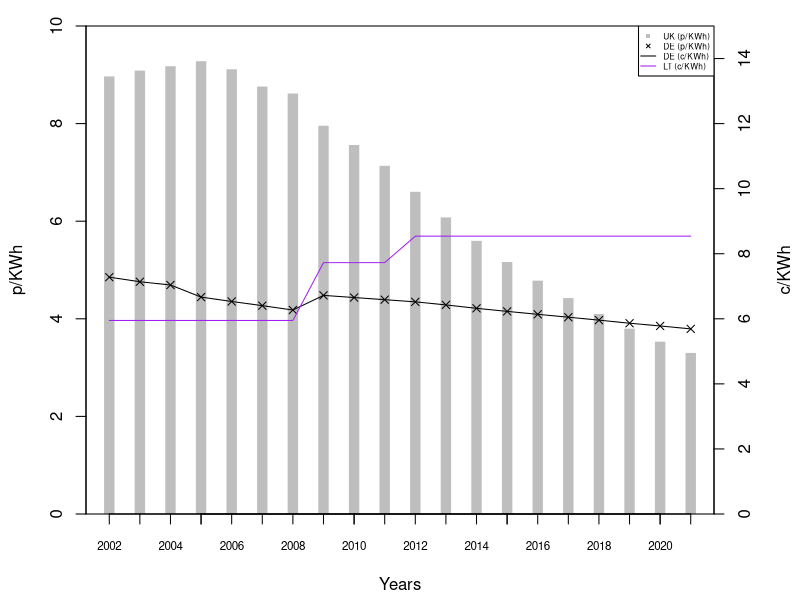

The R source for this figure:
####################
#
#	Title:  Expected Average Remuneration under the EEG and the ROC. (2002 - 2021)
# Source: Calculations and assumptions: Buttler and Neuhoff (2008, 2004). DE: BMU (EEG 2000, section 7. EEG 2004, article 10. EEG 2009, section 20, 29 and 30. EEG 2012, section 20, 29 and 30). Lauber and Mez (2004). LT: Marciukatis (2011), Baltpool (2012). UK: [See previous calculations]
#	Notes: 
# Units: p/KWh and c/KWh
# Dependencies: fig_roc-price-compontents.R (ROC.Value.csv)
# Reverse dependencies: fig_anticipated-price-energy.R (DE.PMT.csv, LT.PMT.csv, UK.PMT.csv).
#
####################

#library(ggplot2)
#library(reshape2)

# LOAD THE DATA
data.ROC.Value = read.csv("ROC.Value.csv")

# Parameters
Discount.rate = 0.08 # 8%
Exchange.rate.GBP = 1.5 # GBP/EUR
Exchange.rate.LTL = 63.7/220 # LTL/EUR. Calculated as 63.7EUR/220LTL. Calculated using the infomation from Marciukatis (2011)
Pool.price.UK = 3 # p/KWh. This number is missing in Butler and Neuhoff (2008), but by using trial-and-error we found 3, to fits the numbers and graphs presented in Butler and Neuhoff (2008).
# Before the Ignalina NPP was shut down, there was not electricity market in LT, since Ignalina contributed to the majority of electricity production. And as a consequence the "price" paid to nuclear has been very stable for 10 year, LTL 6.58 (2008), 6.11 (2009) ≈ 1.7. (NCC, 2009 and XXXX 20xx)
# We make the assumption that:
# - A fixed pool price for all years, correspond the the average of the last three years market data.
# - BALTPOOL: Last three year average (2010-2012): 157.36 LTL/MWh  ≈ 4.54 c/KWh.
# - Project developers belevied the the goverments commitment to close down the nuclear power plant no later than 31. december 2009 (European Commission 2008). And that they therefore anticipate the higher market pool price.
# - Similarly we assume that the market price also take the long term MC ??? into account, and any (evt.) newly constructed nuclear power will not increase the pool price / make it jump.
Pool.price.LT = 157.36 *Exchange.rate.LTL/10 # c/KWh.

# Time range for build year
years = c(2002:2021)
years.DE = c(2000:2021)

# Creating empty components that we will fill content into later
DE.FIT.initial.fee = NA
DE.FIT.basic.fee = NA
DE.FIT.degression.rate = NA
LT.FIT.initial.fee = NA
# Cash flow:
# x-axis: build year,     y-axis: years after build.
# x-axis: year 2002-2021, y-axis: the 20 year investment evaluation perio d.
DE.cash.flow = matrix(NA, ncol = length(years.DE), nrow = 20) # c/KWh. Start from 2000 - and afterwards we export and then remove extra years.
LT.cash.flow = matrix(NA, ncol = length(years), nrow = 20) # c/KWh
UK.cash.flow = matrix(NA, ncol = length(years), nrow = 20) # p/KWh
colnames(DE.cash.flow) = years.DE
colnames(LT.cash.flow) = years
colnames(UK.cash.flow) = years


#####
# Germany cash flow
#####

# For each build year the EEG gives an intial fee (for the first 5 years) and a basic fee (for the following 15 years).
# These rates are degressed from build year to build year, corresponding to the degression rate specified in the EEG.
for(i in 1:20) { # for each year after build (row)
  # Start from 2000 - and afterwards we export and then remove extra years.
  for(j in 1:length(years.DE)) { # for each build year (coloumn)

    # EEG 2000 (2000-2004)
    if(j <= 3) {
      # Rates for year 2000
      DE.FIT.initial.fee = 9.1 # c/KWh
      DE.FIT.basic.fee = 6.17 # c/KWh
      DE.FIT.degression.rate = 0.015 # 1.5%
      # Degression from 2002.
      if(j == 3) {
        DE.FIT.initial.fee = DE.FIT.initial.fee * (1-DE.FIT.degression.rate)
        DE.FIT.basic.fee = DE.FIT.basic.fee * (1-DE.FIT.degression.rate)
      }
    # EEG 2004 (2005-2008)
    } else if(j == 6) {
      # Rates for year 2004
      DE.FIT.initial.fee = 8.7 # c/KWh
      DE.FIT.basic.fee = 5.5 # c/KWh
      DE.FIT.degression.rate = 0.02 # 2%
      # Start from 2005: 
      DE.FIT.initial.fee = DE.FIT.initial.fee * (1-DE.FIT.degression.rate)
      DE.FIT.basic.fee = DE.FIT.basic.fee * (1-DE.FIT.degression.rate)
      
    # EEG 2009 (2009-20011)
    } else if(j == 10) { 
      # Rates for year 2009
      DE.FIT.initial.fee = 9.2 # c/KWh
      DE.FIT.basic.fee = 5.02 # c/KWh
      DE.FIT.degression.rate = 0.01 # 1%
      
    # EEG 2012 (2012-)
    } else if(j == 13) { 
      # Rates for year 2012
      DE.FIT.initial.fee = 8.93 # c/KWh
      DE.FIT.basic.fee = 4.87 # c/KWh
      DE.FIT.degression.rate = 0.015 # 1.5%
      
    # Degress fees according to degression rates
    } else {
      DE.FIT.initial.fee = DE.FIT.initial.fee * (1-DE.FIT.degression.rate)
      DE.FIT.basic.fee = DE.FIT.basic.fee * (1-DE.FIT.degression.rate)
    }
    
    # First 5 years: initial fee. Thereafter: basic fee.
    if(i <= 5) {
      DE.cash.flow[i,j] = DE.FIT.initial.fee
    } else {
      DE.cash.flow[i,j] = DE.FIT.basic.fee
    }
    
  }
}

# Round numbers:
# Degression rates should be calculated on the unrounded numbers, but developers will pay using rounded numbers. 
for(i in 1:20) { # for each year after build (row)
  for(j in 1:length(years.DE)) { # for each build year (coloumn)
    
    # Round to 1 digit in EEG 2000, and 2 digit in all following EEGs.
    if(j > 2 && j < 6 ) {
      DE.cash.flow[i,j] = round(DE.cash.flow[i,j], digits = 1)
    } else {
      DE.cash.flow[i,j] = round(DE.cash.flow[i,j], digits = 2)
    }
    
  }
}

#####
# Lithuania cash flow
#####

# For each build year the LT FIT system gives fee (for the first 12 years) and thereafter developers recive the pool price.
for(i in 1:20) { # for each year after build (row)
  for(j in 1:length(years)) { # for each build year (coloumn)
    
    # 2002-2008
    if(j == 1) { LT.FIT.initial.fee = 220 *Exchange.rate.LTL/10 # c/KWh
      
    # 2009-2012
    } else if(j == 8) { LT.FIT.initial.fee = 300 *Exchange.rate.LTL/10 # c/KWh
      
    # 2012-
    # What assumptions should be make ?? Simple average of the three sub-band rates or ???
    } else if(j == 11) { # LT.FIT.initial.fee =
      # simple average of data from http://www.regula.lt in LTL, so also applying exchange rate to get it in euro-cent
      LT.FIT.initial.fee = mean(c(370, 360, 280)) *Exchange.rate.LTL/10
    }
    
    # First 12 years: initial fee. Thereafter: pool price.
    if(i <= 12) {
      LT.cash.flow[i,j] = LT.FIT.initial.fee
    } else {
      LT.cash.flow[i,j] = Pool.price.LT
    }
    
  }
}

#####
# UK cash flow
#####

# Using the total ROC value, that we calculated in fig_roc-price-compontents.R, we fill in each year with its respective price.
# For years after 2021 where we have not calculated ROC value:
# We will assume fixed price of 3 similar to (but not mentioned in) Butler and Neuhoff (2008). The number 3 has been found by method of trial-and-error.
for(i in 1:20) { # for each year after build (row)
  for(j in 1:length(years)) { # for each build year (coloumn)
    if( ((i-1)+j) <= length(data.ROC.Value$Total) ) { # if we have calculated the ROC value for the specific year
      UK.cash.flow[i,j] = data.ROC.Value$Total[[((i-1)+j)]] # Total ROC value p/KWH
    } else {
      UK.cash.flow[i,j] = Pool.price.UK # 3 p/KWh
    }
  }
}

#####
# Calculating Net Present Value and correspoding Payment
#####

NPV = function(i, N) {
  SUM = 0
  for(t in 1:length(N)) {
    SUM = SUM + N[[t]]/((1+i)^t)
  }
  SUM # returns the SUM
}

PMT = function(i, n, PV) {
  PV / ( (1 - (1/(1 + i)^n)) / i ) # Returns payment
}  

# calculating NPV for each year
DE.NPV = sapply(colnames(DE.cash.flow), function(x){NPV(Discount.rate, DE.cash.flow[, x])} ) 
LT.NPV = sapply(colnames(LT.cash.flow), function(x){NPV(Discount.rate, LT.cash.flow[, x])} )
UK.NPV = sapply(colnames(UK.cash.flow), function(x){NPV(Discount.rate, UK.cash.flow[, x])} )

# calculating Payment for each year
DE.PMT = lapply(DE.NPV, function(x){PMT(Discount.rate, 20, x)} ) 
LT.PMT = lapply(LT.NPV, function(x){PMT(Discount.rate, 20, x)} )
UK.PMT = lapply(UK.NPV, function(x){PMT(Discount.rate, 20, x)} )

# save for export and remove years 2000 and 2001
DE.PMT.short = DE.PMT[3:22]

#####
# Plotting
#####

# German rates in pounds instead of euro
DE.PMT.POUNDS = lapply(DE.PMT.short, function(x){ x/Exchange.rate.GBP } )

pdf(file="fig_expected-average-remuneration.pdf", height=3.5, width=5)

par(mar=c(4,4,1,4)+.3, yaxs='i') # margin, and y-axis start at y=0
plot(x=years, y=UK.PMT, axes=FALSE, col="gray", type="h", lwd=10, lend="square", xlab="Years", ylab="p/KWh", ylim=range(0,10))
axis(1, labels=FALSE)
axis(1, at=years, cex.axis=0.7)
axis(2)
points(x=years, y=DE.PMT.POUNDS, pch=4)
par(new=TRUE) # plot the following using the secondary axis: 
plot(x=years, y=DE.PMT.short, type="l", xaxt="n", yaxt="n", xlab="", ylab="", ylim=range(0,10*Exchange.rate.GBP))
lines(x=years, y=LT.PMT, col="purple")
axis(4) # add secondary axis
mtext("c/KWh",side=4,line=3)
legend("topright", legend=c("UK (p/KWh)","DE (p/KWh)", "DE (c/KWh)", "LT (c/KWh)"), col=c("grey","black", "black","purple"), lty = c(NA, NA,"solid","solid"), pch = c(15, 4, NA, NA), lwd=c(20, 1, 1, 1), cex=0.5)

dev.off()

#####
# Export
#####

# Save to CSV
write.csv(cbind(DE.PMT), "DE.PMT.csv", row.names=TRUE)
write.csv(cbind(LT.PMT), "LT.PMT.csv", row.names=TRUE)
write.csv(cbind(UK.PMT), "UK.PMT.csv", row.names=TRUE)
